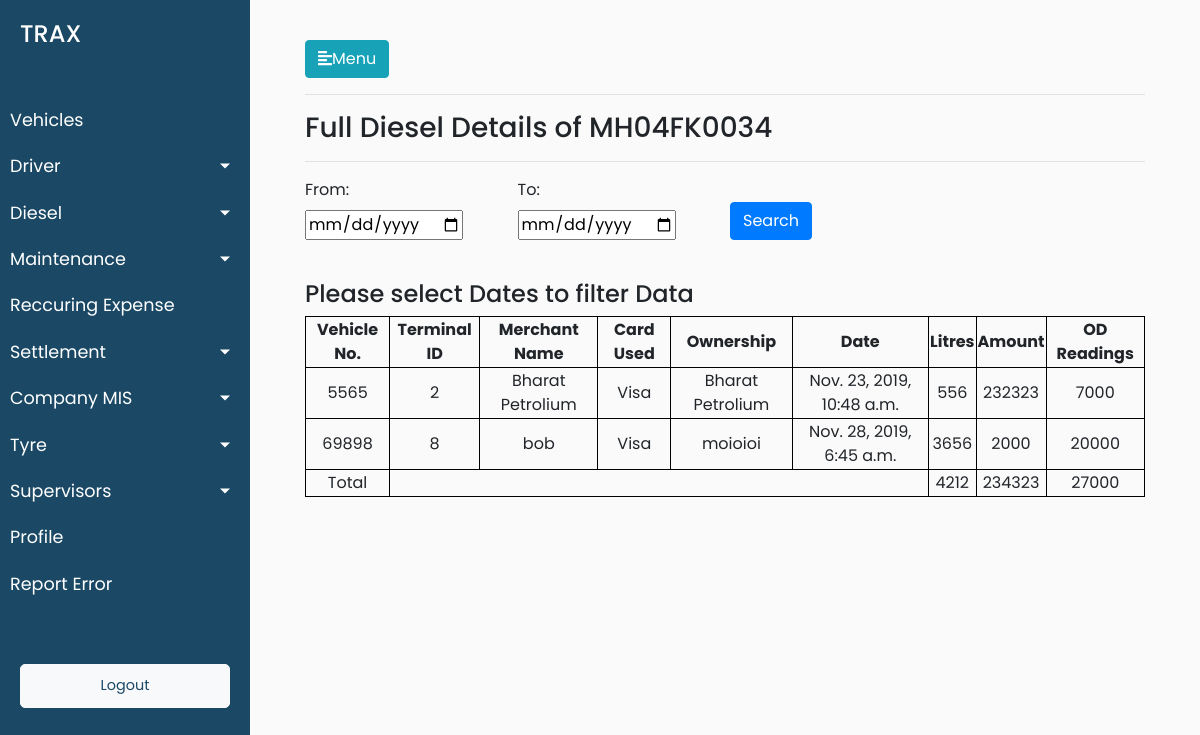
/diesel/vehicle_diesel_report/one_vehicle/5 (signed in), run on an earlier commit of the app's database.
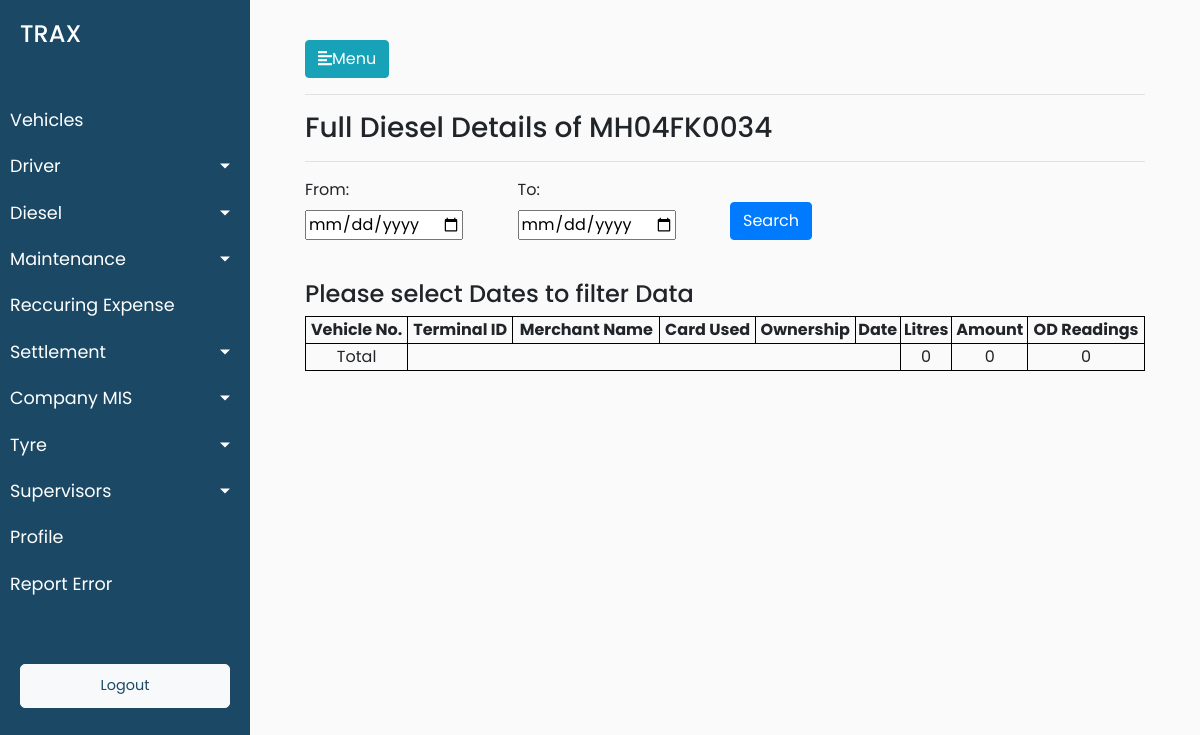
And on a later commit of the database.
### trax_vehicle_manager_data/models.py (models this page shows, shortened)
class Expenses(models.Model):
    expense_name = models.CharField(max_length=50)
    expense_id = models.PositiveSmallIntegerField()
    expense_vehicle_id = models.ForeignKey(Vehicles, on_delete = models.CASCADE)

class Diesel(Expenses):
    terminal_id = models.CharField(max_length=900,blank=True)
    transaction_date = models.DateTimeField(default=timezone.now,blank=True)
    merchant = models.CharField(max_length=900,blank=True)
    account_number = models.CharField(max_length=900,blank=True)
    card_used = models.CharField(max_length=900,blank=True)
    vehicle_number = models.CharField(max_length=900,blank=True)
    vehicle_detail = models.CharField(max_length=900,blank=True)
    transaction_type = models.CharField(max_length=900,blank=True)
    diesel_rate = models.CharField(max_length=900,blank=True)
    volume = models.CharField(max_length=900,blank=True)
    amount_Rs = models.CharField(max_length=900,blank=True)
    balance_Rs = models.CharField(max_length=900,blank=True)
    odometer_reading = models.CharField(max_length=900,blank=True)
    ownership = models.CharField(max_length=900,blank=True)

### trax_vehicle_manager_data/views.py (the view)
# urls.py: path('diesel/vehicle_diesel_report/one_vehicle/<int:pk>',views.vehicle_diesel_report_one_vehicle,name='vehicle_diesel_report_one_vehicle'),
@login_required(login_url='/login')
def vehicle_diesel_report_one_vehicle(request,pk):
    if request.method=="POST":
        date1=request.POST['date1']
        date2=request.POST['date2']
        diesel_objects = Diesel.objects.filter(expense_vehicle_id=pk).all()
        diesel_objects_filter_by_transaction_date = diesel_objects.filter(transaction_date__range=[date1,date2]).all()
        total_liters = 0
        total_amount = 0
        total_odometer = 0
        for one_diesel_objects in diesel_objects_filter_by_transaction_date:
            total_liters=total_liters+int(one_diesel_objects.volume)
            total_amount=total_amount+int(one_diesel_objects.amount_Rs)
            total_odometer=total_odometer+int(one_diesel_objects.odometer_reading)
        vehicle_number = Vehicles.objects.get(pk=pk).vehicle_number
        pk = Vehicles.objects.get(pk=pk)
        filter_date = "True"
        data = {'pk':pk,'date1':date1,'date2':date2,'filter_date':filter_date,'diesel_objects':diesel_objects_filter_by_transaction_date,'total_liters':total_liters,'total_amount':total_amount,'total_odometer':total_odometer,'vehicle_number':vehicle_number}
    else:
        total_liters = 0
        total_amount = 0
        total_odometer = 0
        diesel_objects = Diesel.objects.filter(expense_vehicle_id=pk).all()
        for one_diesel_objects in diesel_objects:
            total_liters=total_liters+int(one_diesel_objects.volume)
            total_amount=total_amount+int(one_diesel_objects.amount_Rs)
            total_odometer=total_odometer+int(one_diesel_objects.odometer_reading)
        vehicle_number = Vehicles.objects.get(pk=pk).vehicle_number
        pk = Vehicles.objects.get(pk=pk)
        data = {'pk':pk,'diesel_objects':diesel_objects,'total_liters':total_liters,'total_amount':total_amount,'total_odometer':total_odometer,'vehicle_number':vehicle_number}
    return render(request,'trax_vehicle_manager_data/view_vehicle_diesel_report.html',data)

### trax_vehicle_manager_data/models.py (called while the page is built)
        def __str__(self):
            return str(self.pk)

### trax_vehicle_manager_data/templates/trax_vehicle_manager_data/view_vehicle_diesel_report.html (shortened to what this page needs)
{% extends 'trax_vehicle_manager_data/base.html' %}
{% load static %}
{% load maintenance_data_filters %}
{% block stylesheets %}
<link rel="stylesheet" href="//cdn.datatables.net/1.10.19/css/jquery.dataTables.min.css">
{% endblock stylesheets %}
{% block content %}
<hr>
<h3>Full Diesel Details of {{vehicle_number}}</h3>
<hr>
<form action="{% url 'trax_vehicle_manager_data:vehicle_diesel_report_one_vehicle' pk=pk %}" method="post">
                        <div>
                        <div class="form-row">
                        <div class="form-group col-md-3">
                            <label for="start_date_lbl">From:</label><br>
                            <input type="date" class="datepicker" id="date1" name="date1">
                        </div>
                        <div class="form-group col-md-3">
                            <label for="end_date_lbl">To:</label><br>
                            <input type="date" class="datepicker" id="date2" name="date2">
                        </div>
                        <div class="form-group col-md-3">
                        <br>
                        <button type="submit" class="submit-btn btn btn-primary">Search</button>
                        </div>
                        </div>
                        <br>
                    </form>
<div>
{% if filter_date == "True" %}
<h4>{{date1|title}}To{{date2|title}}</h4>
{% else %}
<h4>Please select Dates to filter Data</h4>
{% endif %}
<div>
    <table id="test_table" class="display" style="width:100%">
        <thead>
            <tr>
                <th>Vehicle No.</th>
                <th>Terminal ID</th>
                <th>Merchant Name</th>
                <th>Card Used</th>
                <th>Ownership</th>
                <th>Date</th>
                <th>Litres</th>
                <th>Amount</th>
                <th>OD Readings</th>
            </tr>
        </thead>
        <tbody>
        {% for one_object in diesel_objects %}
            <tr>
                <td>{{one_object.vehicle_number}}</td>
                <td>{{ one_object.terminal_id }}</td>
                <td>{{one_object.merchant }}</td>
                <td>{{ one_object.card_used }}</td>
                <td>{{ one_object.ownership }}</td>
                <td>{{ one_object.transaction_date }}</td>
                <td>{{ one_object.volume }}</td>
                <td>{{ one_object.amount_Rs }}</td>
                <td>{{ one_object.odometer_reading }}</td>
            </tr>
        {% endfor %}
        </tbody>
        <tfoot>
            <tr>
            <td>Total</td>
            <td colspan="5"></td>
                            <td>{{ total_liters }}</td>
                            <td>{{ total_amount }}</td>
                            <td>{{ total_odometer }}</td>
                                                    </tr>
                                                  </tfoot>
    </table>
</div>
{% endblock %}

What changed in the data, as far as the page shows it:
removed Diesel: vehicle_number "5565", terminal_id "2", merchant "Bharat Petrolium", card_used "Visa", ownership "Bharat Petrolium", transaction_date "Nov. 23, 2019, 10:48 a.m.", volume "556", amount_Rs "232323", odometer_reading "7000"
removed Diesel: vehicle_number "69898", terminal_id "8", merchant "bob", card_used "Visa", ownership "moioioi", transaction_date "Nov. 28, 2019, 6:45 a.m.", volume "3656", amount_Rs "2000", odometer_reading "20000"
Also different on the page:
{{ total_liters }}: "4212" → "0"
{{ total_amount }}: "234323" → "0"
{{ total_odometer }}: "27000" → "0"
